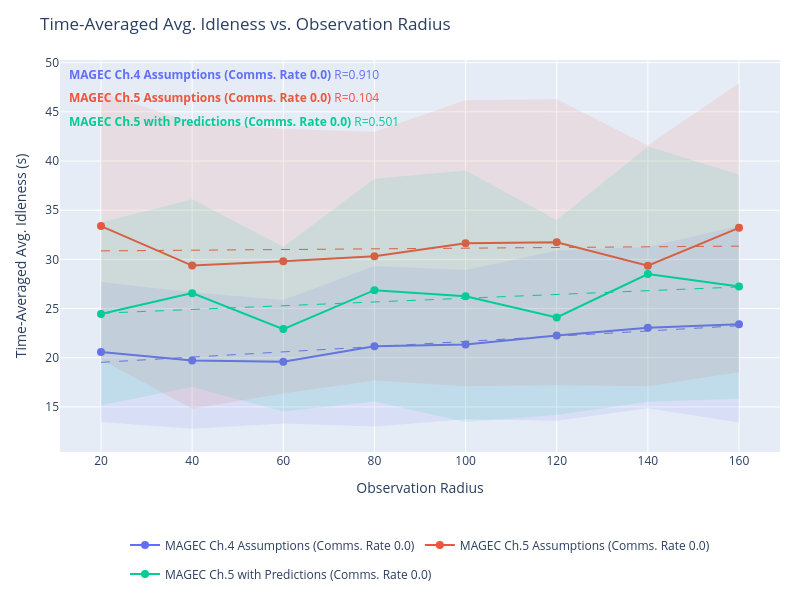
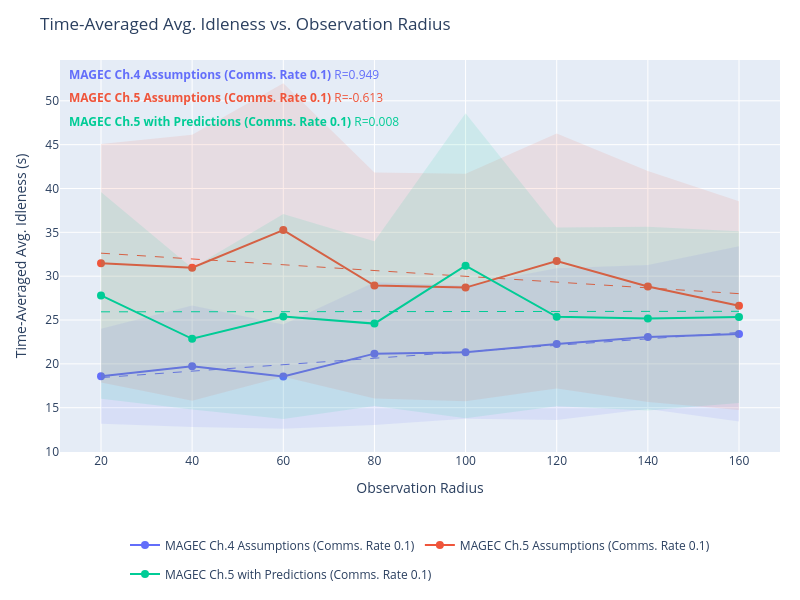
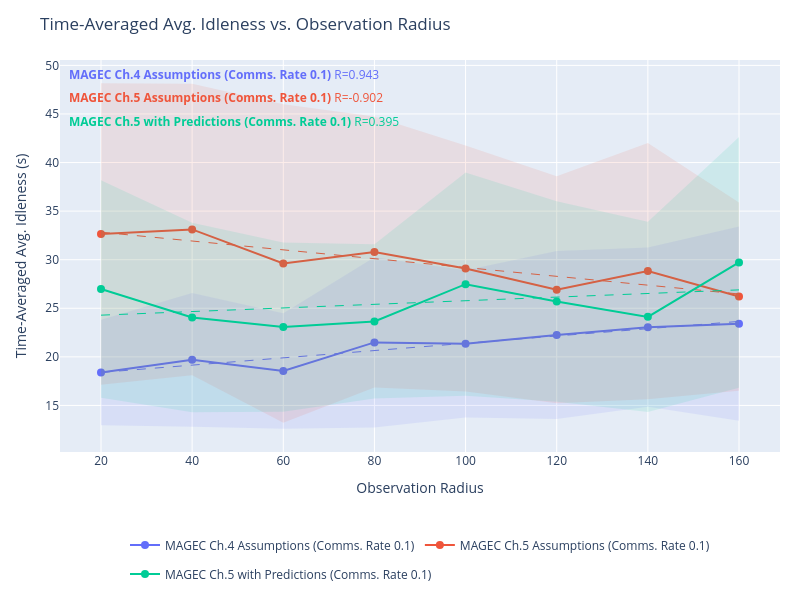
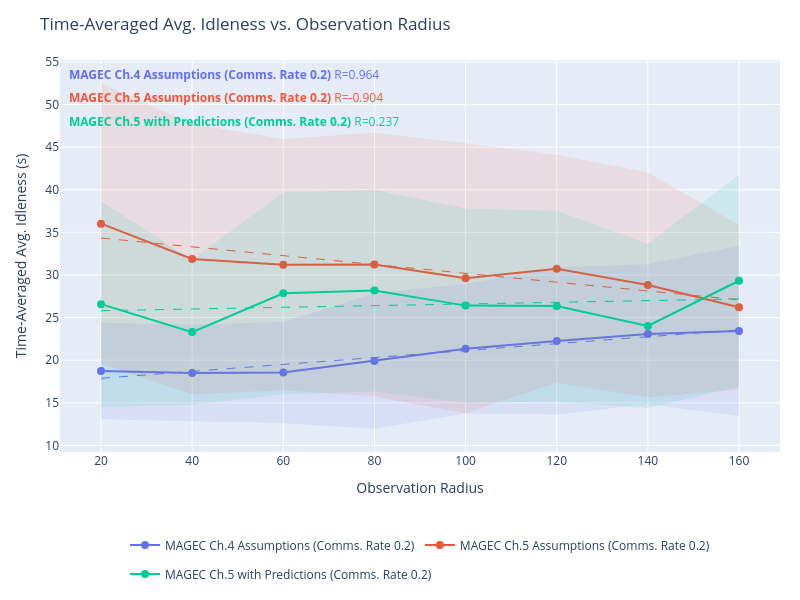

Source (notebook cell) for these figures, in order:
### Markdown cell above
## Idleness vs. Observation Radius

### Code cell
import plotly.graph_objects as go
import plotly.express as px
import numpy as np
from plots import *

# SERIES_TO_PLOT = {"Learned Comms. + Prediction + UQ", "MAGEC"}
SERIES_TO_PLOT = None # Plot all

series_colors = {s: c for s, c in zip(output, px.colors.qualitative.Plotly)}


def get_requests(data):
    """Total communication requests per episode (mean over episodes)."""
    r = np.array(data['communication']['requests_made'][...])
    return float(np.mean(r.reshape(r.shape[0], -1).sum(axis=1)))


def get_idleness_mean(data):
    """Time-averaged avg. idleness, mean over episodes."""
    return float(np.mean(data['avg_idleness']))


def get_idleness_std(data):
    """Time-averaged avg. idleness, std over episodes."""
    return float(np.std(data['avg_idleness']))

for comms_p in comms_probabilities:
    fig = go.Figure()
    r_annotations = []

    for series in output:
        if SERIES_TO_PLOT is not None and series not in SERIES_TO_PLOT:
            continue

        name = series.replace("Fixed Rate", f"Comms. Rate {comms_p:.1f}")

        color = series_colors.get(series, '#888888')
        all_exps = list(output[series].keys())

        # Swept experiments: encoded as obs_radius_X_comms_Y, filtered to this comms_p
        swept_exps = sorted(
            [e for e in all_exps if output[series][e].attrs.get("communication_probability", -1.0) == comms_p and "Fixed Rate" in series],
            key=lambda e: output[series][e].attrs.get("observation_radius", 0.0)
        )

        if swept_exps:
            xs = [output[series][e].attrs.get("observation_radius", 0.0) for e in swept_exps]
            ys = [get_idleness_mean(output[series][e]) for e in swept_exps]
            ys_std = [get_idleness_std(output[series][e]) for e in swept_exps]
            y_upper = [y + s for y, s in zip(ys, ys_std)]
            y_lower = [y - s for y, s in zip(ys, ys_std)]

            fig.add_trace(go.Scatter(
                x=xs,
                y=ys,
                mode='lines+markers',
                name=name,
                line=dict(color=color),
                marker=dict(color=color, size=8),
                legendgroup=series,
                hovertemplate=[
                    f"{series}<br>obs_radius={r:.1f}<br>idleness=%{{y:.4f}}<extra></extra>"
                    for r in xs
                ],
            ))
            # Std shaded band
            fig.add_trace(go.Scatter(
                x=xs + xs[::-1],
                y=y_upper + y_lower[::-1],
                fill='toself',
                fillcolor=color,
                line=dict(color='rgba(255,255,255,0)'),
                opacity=0.1,
                legendgroup=series,
                showlegend=False,
                hoverinfo='skip',
            ))

            # OLS trendline
            if len(xs) >= 2:
                x_trend, y_trend, r = fit_ols_trendline(xs, ys)
                fig.add_trace(go.Scatter(
                    x=x_trend,
                    y=y_trend,
                    mode='lines',
                    name=f"{name} (fit)",
                    line=dict(color=color, dash='dash', width=1),
                    legendgroup=series,
                    showlegend=False,
                    hoverinfo='skip',
                ))
                r_annotations.append(
                    dict(
                        text=f"<b>{name}</b> R={r:.3f}",
                        xref='paper', yref='paper',
                        x=0.01,
                        y=0.99 - len(r_annotations) * 0.06,
                        xanchor='left', yanchor='top',
                        showarrow=False,
                        font=dict(color=color, size=12),
                    )
                )

    fig.update_layout(
        title=f"Time-Averaged Avg. Idleness vs. Observation Radius",
        xaxis_title="Observation Radius",
        yaxis_title="Time-Averaged Avg. Idleness (s)",
        height=600,
        width=800,
        hovermode='closest',
        autosize=True,
        margin=dict(l=60, r=20, t=60, b=120),
        legend=dict(orientation='h', yanchor='top', y=-0.2, xanchor='center', x=0.5),
        annotations=r_annotations,
    )
    fig.show()

### Figure 1 — Plotly figure (JSON) as saved in the notebook; plotly's stock layout.template omitted (floating-point values rounded to 4 significant figures; data arrays with more than 128 entries replaced by an {"elided": "..."} marker saying what was removed)
{"data": [{"hovertemplate": ["MAGEC Ch.4 Assumptions (Fixed Rate)<br>obs_radius=20.0<br>idleness=%{y:.4f}<extra></extra>", "MAGEC Ch.4 Assumptions (Fixed Rate)<br>obs_radius=40.0<br>idleness=%{y:.4f}<extra></extra>", "MAGEC Ch.4 Assumptions (Fixed Rate)<br>obs_radius=60.0<br>idleness=%{y:.4f}<extra></extra>", "MAGEC Ch.4 Assumptions (Fixed Rate)<br>obs_radius=80.0<br>idleness=%{y:.4f}<extra></extra>", "MAGEC Ch.4 Assumptions (Fixed Rate)<br>obs_radius=100.0<br>idleness=%{y:.4f}<extra></extra>", "MAGEC Ch.4 Assumptions (Fixed Rate)<br>obs_radius=120.0<br>idleness=%{y:.4f}<extra></extra>", "MAGEC Ch.4 Assumptions (Fixed Rate)<br>obs_radius=140.0<br>idleness=%{y:.4f}<extra></extra>", "MAGEC Ch.4 Assumptions (Fixed Rate)<br>obs_radius=160.0<br>idleness=%{y:.4f}<extra></extra>"], "legendgroup": "MAGEC Ch.4 Assumptions (Fixed Rate)", "line": {"color": "#636EFA"}, "marker": {"color": "#636EFA", "size": 8}, "mode": "lines+markers", "name": "MAGEC Ch.4 Assumptions (Comms. Rate 0.0)", "type": "scatter", "x": [20, 40, 60, 80, 100, 120, 140, 160], "y": [20.59, 19.72, 19.6, 21.17, 21.34, 22.25, 23.06, 23.42]}, {"fill": "toself", "fillcolor": "#636EFA", "hoverinfo": "skip", "legendgroup": "MAGEC Ch.4 Assumptions (Fixed Rate)", "line": {"color": "rgba(255,255,255,0)"}, "opacity": 0.1, "showlegend": false, "type": "scatter", "x": [20, 40, 60, 80, 100, 120, 140, 160, 160, 140, 120, 100, 80, 60, 40, 20], "y": [27.7, 26.66, 25.88, 29.31, 28.93, 30.9, 31.27, 33.42, 13.41, 14.85, 13.61, 13.75, 13.02, 13.32, 12.79, 13.47]}, {"hoverinfo": "skip", "legendgroup": "MAGEC Ch.4 Assumptions (Fixed Rate)", "line": {"color": "#636EFA", "dash": "dash", "width": 1}, "mode": "lines", "name": "MAGEC Ch.4 Assumptions (Comms. Rate 0.0) (fit)", "showlegend": false, "type": "scatter", "x": {"elided": "200 float values"}, "y": {"elided": "200 float values"}}, {"hovertemplate": ["MAGEC Ch.5 Assumptions (Fixed Rate)<br>obs_radius=20.0<br>idleness=%{y:.4f}<extra></extra>", "MAGEC Ch.5 Assumptions (Fixed Rate)<br>obs_radius=40.0<br>idleness=%{y:.4f}<extra></extra>", "MAGEC Ch.5 Assumptions (Fixed Rate)<br>obs_radius=60.0<br>idleness=%{y:.4f}<extra></extra>", "MAGEC Ch.5 Assumptions (Fixed Rate)<br>obs_radius=80.0<br>idleness=%{y:.4f}<extra></extra>", "MAGEC Ch.5 Assumptions (Fixed Rate)<br>obs_radius=100.0<br>idleness=%{y:.4f}<extra></extra>", "MAGEC Ch.5 Assumptions (Fixed Rate)<br>obs_radius=120.0<br>idleness=%{y:.4f}<extra></extra>", "MAGEC Ch.5 Assumptions (Fixed Rate)<br>obs_radius=140.0<br>idleness=%{y:.4f}<extra></extra>", "MAGEC Ch.5 Assumptions (Fixed Rate)<br>obs_radius=160.0<br>idleness=%{y:.4f}<extra></extra>"], "legendgroup": "MAGEC Ch.5 Assumptions (Fixed Rate)", "line": {"color": "#EF553B"}, "marker": {"color": "#EF553B", "size": 8}, "mode": "lines+markers", "name": "MAGEC Ch.5 Assumptions (Comms. Rate 0.0)", "type": "scatter", "x": [20, 40, 60, 80, 100, 120, 140, 160], "y": [33.39, 29.37, 29.81, 30.33, 31.65, 31.74, 29.35, 33.21]}, {"fill": "toself", "fillcolor": "#EF553B", "hoverinfo": "skip", "legendgroup": "MAGEC Ch.5 Assumptions (Fixed Rate)", "line": {"color": "rgba(255,255,255,0)"}, "opacity": 0.1, "showlegend": false, "type": "scatter", "x": [20, 40, 60, 80, 100, 120, 140, 160, 160, 140, 120, 100, 80, 60, 40, 20], "y": [46.95, 43.92, 43.26, 42.97, 46.18, 46.28, 41.6, 47.9, 18.52, 17.11, 17.2, 17.11, 17.68, 16.36, 14.82, 19.82]}, {"hoverinfo": "skip", "legendgroup": "MAGEC Ch.5 Assumptions (Fixed Rate)", "line": {"color": "#EF553B", "dash": "dash", "width": 1}, "mode": "lines", "name": "MAGEC Ch.5 Assumptions (Comms. Rate 0.0) (fit)", "showlegend": false, "type": "scatter", "x": {"elided": "200 float values"}, "y": {"elided": "200 float values"}}, {"hovertemplate": ["MAGEC Ch.5 with Predictions (Fixed Rate)<br>obs_radius=20.0<br>idleness=%{y:.4f}<extra></extra>", "MAGEC Ch.5 with Predictions (Fixed Rate)<br>obs_radius=40.0<br>idleness=%{y:.4f}<extra></extra>", "MAGEC Ch.5 with Predictions (Fixed Rate)<br>obs_radius=60.0<br>idleness=%{y:.4f}<extra></extra>", "MAGEC Ch.5 with Predictions (Fixed Rate)<br>obs_radius=80.0<br>idleness=%{y:.4f}<extra></extra>", "MAGEC Ch.5 with Predictions (Fixed Rate)<br>obs_radius=100.0<br>idleness=%{y:.4f}<extra></extra>", "MAGEC Ch.5 with Predictions (Fixed Rate)<br>obs_radius=120.0<br>idleness=%{y:.4f}<extra></extra>", "MAGEC Ch.5 with Predictions (Fixed Rate)<br>obs_radius=140.0<br>idleness=%{y:.4f}<extra></extra>", "MAGEC Ch.5 with Predictions (Fixed Rate)<br>obs_radius=160.0<br>idleness=%{y:.4f}<extra></extra>"], "legendgroup": "MAGEC Ch.5 with Predictions (Fixed Rate)", "line": {"color": "#00CC96"}, "marker": {"color": "#00CC96", "size": 8}, "mode": "lines+markers", "name": "MAGEC Ch.5 with Predictions (Comms. Rate 0.0)", "type": "scatter", "x": [20, 40, 60, 80, 100, 120, 140, 160], "y": [24.46, 26.57, 22.91, 26.87, 26.25, 24.09, 28.51, 27.23]}, {"fill": "toself", "fillcolor": "#00CC96", "hoverinfo": "skip", "legendgroup": "MAGEC Ch.5 with Predictions (Fixed Rate)", "line": {"color": "rgba(255,255,255,0)"}, "opacity": 0.1, "showlegend": false, "type": "scatter", "x": [20, 40, 60, 80, 100, 120, 140, 160, 160, 140, 120, 100, 80, 60, 40, 20], "y": [33.74, 36.1, 31.27, 38.19, 39.03, 34.01, 41.48, 38.63, 15.83, 15.53, 14.18, 13.46, 15.56, 14.54, 17.03, 15.17]}, {"hoverinfo": "skip", "legendgroup": "MAGEC Ch.5 with Predictions (Fixed Rate)", "line": {"color": "#00CC96", "dash": "dash", "width": 1}, "mode": "lines", "name": "MAGEC Ch.5 with Predictions (Comms. Rate 0.0) (fit)", "showlegend": false, "type": "scatter", "x": {"elided": "200 float values"}, "y": {"elided": "200 float values"}}], "layout": {"annotations": [{"font": {"color": "#636EFA", "size": 12}, "showarrow": false, "text": "<b>MAGEC Ch.4 Assumptions (Comms. Rate 0.0)</b> R=0.910", "x": 0.01, "xanchor": "left", "xref": "paper", "y": 0.99, "yanchor": "top", "yref": "paper"}, {"font": {"color": "#EF553B", "size": 12}, "showarrow": false, "text": "<b>MAGEC Ch.5 Assumptions (Comms. Rate 0.0)</b> R=0.104", "x": 0.01, "xanchor": "left", "xref": "paper", "y": 0.93, "yanchor": "top", "yref": "paper"}, {"font": {"color": "#00CC96", "size": 12}, "showarrow": false, "text": "<b>MAGEC Ch.5 with Predictions (Comms. Rate 0.0)</b> R=0.501", "x": 0.01, "xanchor": "left", "xref": "paper", "y": 0.87, "yanchor": "top", "yref": "paper"}], "autosize": true, "height": 600, "hovermode": "closest", "legend": {"orientation": "h", "x": 0.5, "xanchor": "center", "y": -0.2, "yanchor": "top"}, "margin": {"b": 120, "l": 60, "r": 20, "t": 60}, "title": {"text": "Time-Averaged Avg. Idleness vs. Observation Radius"}, "width": 800, "xaxis": {"title": {"text": "Observation Radius"}}, "yaxis": {"title": {"text": "Time-Averaged Avg. Idleness (s)"}}}}

### Figure 2 — Plotly figure (JSON) as saved in the notebook; plotly's stock layout.template omitted (floating-point values rounded to 4 significant figures; data arrays with more than 128 entries replaced by an {"elided": "..."} marker saying what was removed)
{"data": [{"hovertemplate": ["MAGEC Ch.4 Assumptions (Fixed Rate)<br>obs_radius=20.0<br>idleness=%{y:.4f}<extra></extra>", "MAGEC Ch.4 Assumptions (Fixed Rate)<br>obs_radius=40.0<br>idleness=%{y:.4f}<extra></extra>", "MAGEC Ch.4 Assumptions (Fixed Rate)<br>obs_radius=60.0<br>idleness=%{y:.4f}<extra></extra>", "MAGEC Ch.4 Assumptions (Fixed Rate)<br>obs_radius=80.0<br>idleness=%{y:.4f}<extra></extra>", "MAGEC Ch.4 Assumptions (Fixed Rate)<br>obs_radius=100.0<br>idleness=%{y:.4f}<extra></extra>", "MAGEC Ch.4 Assumptions (Fixed Rate)<br>obs_radius=120.0<br>idleness=%{y:.4f}<extra></extra>", "MAGEC Ch.4 Assumptions (Fixed Rate)<br>obs_radius=140.0<br>idleness=%{y:.4f}<extra></extra>", "MAGEC Ch.4 Assumptions (Fixed Rate)<br>obs_radius=160.0<br>idleness=%{y:.4f}<extra></extra>"], "legendgroup": "MAGEC Ch.4 Assumptions (Fixed Rate)", "line": {"color": "#636EFA"}, "marker": {"color": "#636EFA", "size": 8}, "mode": "lines+markers", "name": "MAGEC Ch.4 Assumptions (Comms. Rate 0.1)", "type": "scatter", "x": [20, 40, 60, 80, 100, 120, 140, 160], "y": [18.57, 19.72, 18.55, 21.17, 21.34, 22.25, 23.06, 23.42]}, {"fill": "toself", "fillcolor": "#636EFA", "hoverinfo": "skip", "legendgroup": "MAGEC Ch.4 Assumptions (Fixed Rate)", "line": {"color": "rgba(255,255,255,0)"}, "opacity": 0.1, "showlegend": false, "type": "scatter", "x": [20, 40, 60, 80, 100, 120, 140, 160, 160, 140, 120, 100, 80, 60, 40, 20], "y": [23.99, 26.66, 24.49, 29.31, 28.93, 30.9, 31.27, 33.42, 13.41, 14.85, 13.61, 13.75, 13.02, 12.61, 12.79, 13.16]}, {"hoverinfo": "skip", "legendgroup": "MAGEC Ch.4 Assumptions (Fixed Rate)", "line": {"color": "#636EFA", "dash": "dash", "width": 1}, "mode": "lines", "name": "MAGEC Ch.4 Assumptions (Comms. Rate 0.1) (fit)", "showlegend": false, "type": "scatter", "x": {"elided": "200 float values"}, "y": {"elided": "200 float values"}}, {"hovertemplate": ["MAGEC Ch.5 Assumptions (Fixed Rate)<br>obs_radius=20.0<br>idleness=%{y:.4f}<extra></extra>", "MAGEC Ch.5 Assumptions (Fixed Rate)<br>obs_radius=40.0<br>idleness=%{y:.4f}<extra></extra>", "MAGEC Ch.5 Assumptions (Fixed Rate)<br>obs_radius=60.0<br>idleness=%{y:.4f}<extra></extra>", "MAGEC Ch.5 Assumptions (Fixed Rate)<br>obs_radius=80.0<br>idleness=%{y:.4f}<extra></extra>", "MAGEC Ch.5 Assumptions (Fixed Rate)<br>obs_radius=100.0<br>idleness=%{y:.4f}<extra></extra>", "MAGEC Ch.5 Assumptions (Fixed Rate)<br>obs_radius=120.0<br>idleness=%{y:.4f}<extra></extra>", "MAGEC Ch.5 Assumptions (Fixed Rate)<br>obs_radius=140.0<br>idleness=%{y:.4f}<extra></extra>", "MAGEC Ch.5 Assumptions (Fixed Rate)<br>obs_radius=160.0<br>idleness=%{y:.4f}<extra></extra>"], "legendgroup": "MAGEC Ch.5 Assumptions (Fixed Rate)", "line": {"color": "#EF553B"}, "marker": {"color": "#EF553B", "size": 8}, "mode": "lines+markers", "name": "MAGEC Ch.5 Assumptions (Comms. Rate 0.1)", "type": "scatter", "x": [20, 40, 60, 80, 100, 120, 140, 160], "y": [31.48, 30.96, 35.26, 28.93, 28.7, 31.74, 28.82, 26.63]}, {"fill": "toself", "fillcolor": "#EF553B", "hoverinfo": "skip", "legendgroup": "MAGEC Ch.5 Assumptions (Fixed Rate)", "line": {"color": "rgba(255,255,255,0)"}, "opacity": 0.1, "showlegend": false, "type": "scatter", "x": [20, 40, 60, 80, 100, 120, 140, 160, 160, 140, 120, 100, 80, 60, 40, 20], "y": [45.08, 46.12, 51.99, 41.81, 41.67, 46.28, 41.98, 38.54, 14.72, 15.66, 17.2, 15.73, 16.05, 18.52, 15.79, 17.88]}, {"hoverinfo": "skip", "legendgroup": "MAGEC Ch.5 Assumptions (Fixed Rate)", "line": {"color": "#EF553B", "dash": "dash", "width": 1}, "mode": "lines", "name": "MAGEC Ch.5 Assumptions (Comms. Rate 0.1) (fit)", "showlegend": false, "type": "scatter", "x": {"elided": "200 float values"}, "y": {"elided": "200 float values"}}, {"hovertemplate": ["MAGEC Ch.5 with Predictions (Fixed Rate)<br>obs_radius=20.0<br>idleness=%{y:.4f}<extra></extra>", "MAGEC Ch.5 with Predictions (Fixed Rate)<br>obs_radius=40.0<br>idleness=%{y:.4f}<extra></extra>", "MAGEC Ch.5 with Predictions (Fixed Rate)<br>obs_radius=60.0<br>idleness=%{y:.4f}<extra></extra>", "MAGEC Ch.5 with Predictions (Fixed Rate)<br>obs_radius=80.0<br>idleness=%{y:.4f}<extra></extra>", "MAGEC Ch.5 with Predictions (Fixed Rate)<br>obs_radius=100.0<br>idleness=%{y:.4f}<extra></extra>", "MAGEC Ch.5 with Predictions (Fixed Rate)<br>obs_radius=120.0<br>idleness=%{y:.4f}<extra></extra>", "MAGEC Ch.5 with Predictions (Fixed Rate)<br>obs_radius=140.0<br>idleness=%{y:.4f}<extra></extra>", "MAGEC Ch.5 with Predictions (Fixed Rate)<br>obs_radius=160.0<br>idleness=%{y:.4f}<extra></extra>"], "legendgroup": "MAGEC Ch.5 with Predictions (Fixed Rate)", "line": {"color": "#00CC96"}, "marker": {"color": "#00CC96", "size": 8}, "mode": "lines+markers", "name": "MAGEC Ch.5 with Predictions (Comms. Rate 0.1)", "type": "scatter", "x": [20, 40, 60, 80, 100, 120, 140, 160], "y": [27.81, 22.86, 25.4, 24.59, 31.19, 25.37, 25.16, 25.33]}, {"fill": "toself", "fillcolor": "#00CC96", "hoverinfo": "skip", "legendgroup": "MAGEC Ch.5 with Predictions (Fixed Rate)", "line": {"color": "rgba(255,255,255,0)"}, "opacity": 0.1, "showlegend": false, "type": "scatter", "x": [20, 40, 60, 80, 100, 120, 140, 160, 160, 140, 120, 100, 80, 60, 40, 20], "y": [39.6, 30.92, 37.09, 33.99, 48.58, 35.56, 35.64, 35.12, 15.55, 14.68, 15.18, 13.8, 15.19, 13.71, 14.8, 16.01]}, {"hoverinfo": "skip", "legendgroup": "MAGEC Ch.5 with Predictions (Fixed Rate)", "line": {"color": "#00CC96", "dash": "dash", "width": 1}, "mode": "lines", "name": "MAGEC Ch.5 with Predictions (Comms. Rate 0.1) (fit)", "showlegend": false, "type": "scatter", "x": {"elided": "200 float values"}, "y": {"elided": "200 float values"}}], "layout": {"annotations": [{"font": {"color": "#636EFA", "size": 12}, "showarrow": false, "text": "<b>MAGEC Ch.4 Assumptions (Comms. Rate 0.1)</b> R=0.949", "x": 0.01, "xanchor": "left", "xref": "paper", "y": 0.99, "yanchor": "top", "yref": "paper"}, {"font": {"color": "#EF553B", "size": 12}, "showarrow": false, "text": "<b>MAGEC Ch.5 Assumptions (Comms. Rate 0.1)</b> R=-0.613", "x": 0.01, "xanchor": "left", "xref": "paper", "y": 0.93, "yanchor": "top", "yref": "paper"}, {"font": {"color": "#00CC96", "size": 12}, "showarrow": false, "text": "<b>MAGEC Ch.5 with Predictions (Comms. Rate 0.1)</b> R=0.008", "x": 0.01, "xanchor": "left", "xref": "paper", "y": 0.87, "yanchor": "top", "yref": "paper"}], "autosize": true, "height": 600, "hovermode": "closest", "legend": {"orientation": "h", "x": 0.5, "xanchor": "center", "y": -0.2, "yanchor": "top"}, "margin": {"b": 120, "l": 60, "r": 20, "t": 60}, "title": {"text": "Time-Averaged Avg. Idleness vs. Observation Radius"}, "width": 800, "xaxis": {"title": {"text": "Observation Radius"}}, "yaxis": {"title": {"text": "Time-Averaged Avg. Idleness (s)"}}}}

### Figure 3 — Plotly figure (JSON) as saved in the notebook; plotly's stock layout.template omitted (floating-point values rounded to 4 significant figures; data arrays with more than 128 entries replaced by an {"elided": "..."} marker saying what was removed)
{"data": [{"hovertemplate": ["MAGEC Ch.4 Assumptions (Fixed Rate)<br>obs_radius=20.0<br>idleness=%{y:.4f}<extra></extra>", "MAGEC Ch.4 Assumptions (Fixed Rate)<br>obs_radius=40.0<br>idleness=%{y:.4f}<extra></extra>", "MAGEC Ch.4 Assumptions (Fixed Rate)<br>obs_radius=60.0<br>idleness=%{y:.4f}<extra></extra>", "MAGEC Ch.4 Assumptions (Fixed Rate)<br>obs_radius=80.0<br>idleness=%{y:.4f}<extra></extra>", "MAGEC Ch.4 Assumptions (Fixed Rate)<br>obs_radius=100.0<br>idleness=%{y:.4f}<extra></extra>", "MAGEC Ch.4 Assumptions (Fixed Rate)<br>obs_radius=120.0<br>idleness=%{y:.4f}<extra></extra>", "MAGEC Ch.4 Assumptions (Fixed Rate)<br>obs_radius=140.0<br>idleness=%{y:.4f}<extra></extra>", "MAGEC Ch.4 Assumptions (Fixed Rate)<br>obs_radius=160.0<br>idleness=%{y:.4f}<extra></extra>"], "legendgroup": "MAGEC Ch.4 Assumptions (Fixed Rate)", "line": {"color": "#636EFA"}, "marker": {"color": "#636EFA", "size": 8}, "mode": "lines+markers", "name": "MAGEC Ch.4 Assumptions (Comms. Rate 0.1)", "type": "scatter", "x": [20, 40, 60, 80, 100, 120, 140, 160], "y": [18.39, 19.69, 18.55, 21.49, 21.34, 22.25, 23.06, 23.42]}, {"fill": "toself", "fillcolor": "#636EFA", "hoverinfo": "skip", "legendgroup": "MAGEC Ch.4 Assumptions (Fixed Rate)", "line": {"color": "rgba(255,255,255,0)"}, "opacity": 0.1, "showlegend": false, "type": "scatter", "x": [20, 40, 60, 80, 100, 120, 140, 160, 160, 140, 120, 100, 80, 60, 40, 20], "y": [23.82, 26.58, 24.49, 30.25, 28.93, 30.9, 31.27, 33.42, 13.41, 14.85, 13.61, 13.75, 12.73, 12.61, 12.81, 12.96]}, {"hoverinfo": "skip", "legendgroup": "MAGEC Ch.4 Assumptions (Fixed Rate)", "line": {"color": "#636EFA", "dash": "dash", "width": 1}, "mode": "lines", "name": "MAGEC Ch.4 Assumptions (Comms. Rate 0.1) (fit)", "showlegend": false, "type": "scatter", "x": {"elided": "200 float values"}, "y": {"elided": "200 float values"}}, {"hovertemplate": ["MAGEC Ch.5 Assumptions (Fixed Rate)<br>obs_radius=20.0<br>idleness=%{y:.4f}<extra></extra>", "MAGEC Ch.5 Assumptions (Fixed Rate)<br>obs_radius=40.0<br>idleness=%{y:.4f}<extra></extra>", "MAGEC Ch.5 Assumptions (Fixed Rate)<br>obs_radius=60.0<br>idleness=%{y:.4f}<extra></extra>", "MAGEC Ch.5 Assumptions (Fixed Rate)<br>obs_radius=80.0<br>idleness=%{y:.4f}<extra></extra>", "MAGEC Ch.5 Assumptions (Fixed Rate)<br>obs_radius=100.0<br>idleness=%{y:.4f}<extra></extra>", "MAGEC Ch.5 Assumptions (Fixed Rate)<br>obs_radius=120.0<br>idleness=%{y:.4f}<extra></extra>", "MAGEC Ch.5 Assumptions (Fixed Rate)<br>obs_radius=140.0<br>idleness=%{y:.4f}<extra></extra>", "MAGEC Ch.5 Assumptions (Fixed Rate)<br>obs_radius=160.0<br>idleness=%{y:.4f}<extra></extra>"], "legendgroup": "MAGEC Ch.5 Assumptions (Fixed Rate)", "line": {"color": "#EF553B"}, "marker": {"color": "#EF553B", "size": 8}, "mode": "lines+markers", "name": "MAGEC Ch.5 Assumptions (Comms. Rate 0.1)", "type": "scatter", "x": [20, 40, 60, 80, 100, 120, 140, 160], "y": [32.64, 33.12, 29.61, 30.79, 29.1, 26.91, 28.83, 26.21]}, {"fill": "toself", "fillcolor": "#EF553B", "hoverinfo": "skip", "legendgroup": "MAGEC Ch.5 Assumptions (Fixed Rate)", "line": {"color": "rgba(255,255,255,0)"}, "opacity": 0.1, "showlegend": false, "type": "scatter", "x": [20, 40, 60, 80, 100, 120, 140, 160, 160, 140, 120, 100, 80, 60, 40, 20], "y": [48.15, 48.12, 46.01, 44.75, 41.75, 38.58, 42.01, 35.89, 16.52, 15.64, 15.23, 16.44, 16.83, 13.22, 18.12, 17.14]}, {"hoverinfo": "skip", "legendgroup": "MAGEC Ch.5 Assumptions (Fixed Rate)", "line": {"color": "#EF553B", "dash": "dash", "width": 1}, "mode": "lines", "name": "MAGEC Ch.5 Assumptions (Comms. Rate 0.1) (fit)", "showlegend": false, "type": "scatter", "x": {"elided": "200 float values"}, "y": {"elided": "200 float values"}}, {"hovertemplate": ["MAGEC Ch.5 with Predictions (Fixed Rate)<br>obs_radius=20.0<br>idleness=%{y:.4f}<extra></extra>", "MAGEC Ch.5 with Predictions (Fixed Rate)<br>obs_radius=40.0<br>idleness=%{y:.4f}<extra></extra>", "MAGEC Ch.5 with Predictions (Fixed Rate)<br>obs_radius=60.0<br>idleness=%{y:.4f}<extra></extra>", "MAGEC Ch.5 with Predictions (Fixed Rate)<br>obs_radius=80.0<br>idleness=%{y:.4f}<extra></extra>", "MAGEC Ch.5 with Predictions (Fixed Rate)<br>obs_radius=100.0<br>idleness=%{y:.4f}<extra></extra>", "MAGEC Ch.5 with Predictions (Fixed Rate)<br>obs_radius=120.0<br>idleness=%{y:.4f}<extra></extra>", "MAGEC Ch.5 with Predictions (Fixed Rate)<br>obs_radius=140.0<br>idleness=%{y:.4f}<extra></extra>", "MAGEC Ch.5 with Predictions (Fixed Rate)<br>obs_radius=160.0<br>idleness=%{y:.4f}<extra></extra>"], "legendgroup": "MAGEC Ch.5 with Predictions (Fixed Rate)", "line": {"color": "#00CC96"}, "marker": {"color": "#00CC96", "size": 8}, "mode": "lines+markers", "name": "MAGEC Ch.5 with Predictions (Comms. Rate 0.1)", "type": "scatter", "x": [20, 40, 60, 80, 100, 120, 140, 160], "y": [26.98, 24.05, 23.06, 23.65, 27.48, 25.69, 24.12, 29.72]}, {"fill": "toself", "fillcolor": "#00CC96", "hoverinfo": "skip", "legendgroup": "MAGEC Ch.5 with Predictions (Fixed Rate)", "line": {"color": "rgba(255,255,255,0)"}, "opacity": 0.1, "showlegend": false, "type": "scatter", "x": [20, 40, 60, 80, 100, 120, 140, 160, 160, 140, 120, 100, 80, 60, 40, 20], "y": [38.17, 33.81, 31.77, 31.58, 38.96, 36.0, 33.91, 42.62, 16.82, 14.32, 15.37, 16.0, 15.71, 14.36, 14.29, 15.79]}, {"hoverinfo": "skip", "legendgroup": "MAGEC Ch.5 with Predictions (Fixed Rate)", "line": {"color": "#00CC96", "dash": "dash", "width": 1}, "mode": "lines", "name": "MAGEC Ch.5 with Predictions (Comms. Rate 0.1) (fit)", "showlegend": false, "type": "scatter", "x": {"elided": "200 float values"}, "y": {"elided": "200 float values"}}], "layout": {"annotations": [{"font": {"color": "#636EFA", "size": 12}, "showarrow": false, "text": "<b>MAGEC Ch.4 Assumptions (Comms. Rate 0.1)</b> R=0.943", "x": 0.01, "xanchor": "left", "xref": "paper", "y": 0.99, "yanchor": "top", "yref": "paper"}, {"font": {"color": "#EF553B", "size": 12}, "showarrow": false, "text": "<b>MAGEC Ch.5 Assumptions (Comms. Rate 0.1)</b> R=-0.902", "x": 0.01, "xanchor": "left", "xref": "paper", "y": 0.93, "yanchor": "top", "yref": "paper"}, {"font": {"color": "#00CC96", "size": 12}, "showarrow": false, "text": "<b>MAGEC Ch.5 with Predictions (Comms. Rate 0.1)</b> R=0.395", "x": 0.01, "xanchor": "left", "xref": "paper", "y": 0.87, "yanchor": "top", "yref": "paper"}], "autosize": true, "height": 600, "hovermode": "closest", "legend": {"orientation": "h", "x": 0.5, "xanchor": "center", "y": -0.2, "yanchor": "top"}, "margin": {"b": 120, "l": 60, "r": 20, "t": 60}, "title": {"text": "Time-Averaged Avg. Idleness vs. Observation Radius"}, "width": 800, "xaxis": {"title": {"text": "Observation Radius"}}, "yaxis": {"title": {"text": "Time-Averaged Avg. Idleness (s)"}}}}

### Figure 4 — Plotly figure (JSON) as saved in the notebook; plotly's stock layout.template omitted (floating-point values rounded to 4 significant figures; data arrays with more than 128 entries replaced by an {"elided": "..."} marker saying what was removed)
{"data": [{"hovertemplate": ["MAGEC Ch.4 Assumptions (Fixed Rate)<br>obs_radius=20.0<br>idleness=%{y:.4f}<extra></extra>", "MAGEC Ch.4 Assumptions (Fixed Rate)<br>obs_radius=40.0<br>idleness=%{y:.4f}<extra></extra>", "MAGEC Ch.4 Assumptions (Fixed Rate)<br>obs_radius=60.0<br>idleness=%{y:.4f}<extra></extra>", "MAGEC Ch.4 Assumptions (Fixed Rate)<br>obs_radius=80.0<br>idleness=%{y:.4f}<extra></extra>", "MAGEC Ch.4 Assumptions (Fixed Rate)<br>obs_radius=100.0<br>idleness=%{y:.4f}<extra></extra>", "MAGEC Ch.4 Assumptions (Fixed Rate)<br>obs_radius=120.0<br>idleness=%{y:.4f}<extra></extra>", "MAGEC Ch.4 Assumptions (Fixed Rate)<br>obs_radius=140.0<br>idleness=%{y:.4f}<extra></extra>", "MAGEC Ch.4 Assumptions (Fixed Rate)<br>obs_radius=160.0<br>idleness=%{y:.4f}<extra></extra>"], "legendgroup": "MAGEC Ch.4 Assumptions (Fixed Rate)", "line": {"color": "#636EFA"}, "marker": {"color": "#636EFA", "size": 8}, "mode": "lines+markers", "name": "MAGEC Ch.4 Assumptions (Comms. Rate 0.2)", "type": "scatter", "x": [20, 40, 60, 80, 100, 120, 140, 160], "y": [18.73, 18.49, 18.55, 19.91, 21.34, 22.25, 23.06, 23.42]}, {"fill": "toself", "fillcolor": "#636EFA", "hoverinfo": "skip", "legendgroup": "MAGEC Ch.4 Assumptions (Fixed Rate)", "line": {"color": "rgba(255,255,255,0)"}, "opacity": 0.1, "showlegend": false, "type": "scatter", "x": [20, 40, 60, 80, 100, 120, 140, 160, 160, 140, 120, 100, 80, 60, 40, 20], "y": [24.38, 24.15, 24.49, 27.85, 28.93, 30.9, 31.27, 33.42, 13.41, 14.85, 13.61, 13.75, 11.97, 12.61, 12.82, 13.07]}, {"hoverinfo": "skip", "legendgroup": "MAGEC Ch.4 Assumptions (Fixed Rate)", "line": {"color": "#636EFA", "dash": "dash", "width": 1}, "mode": "lines", "name": "MAGEC Ch.4 Assumptions (Comms. Rate 0.2) (fit)", "showlegend": false, "type": "scatter", "x": {"elided": "200 float values"}, "y": {"elided": "200 float values"}}, {"hovertemplate": ["MAGEC Ch.5 Assumptions (Fixed Rate)<br>obs_radius=20.0<br>idleness=%{y:.4f}<extra></extra>", "MAGEC Ch.5 Assumptions (Fixed Rate)<br>obs_radius=40.0<br>idleness=%{y:.4f}<extra></extra>", "MAGEC Ch.5 Assumptions (Fixed Rate)<br>obs_radius=60.0<br>idleness=%{y:.4f}<extra></extra>", "MAGEC Ch.5 Assumptions (Fixed Rate)<br>obs_radius=80.0<br>idleness=%{y:.4f}<extra></extra>", "MAGEC Ch.5 Assumptions (Fixed Rate)<br>obs_radius=100.0<br>idleness=%{y:.4f}<extra></extra>", "MAGEC Ch.5 Assumptions (Fixed Rate)<br>obs_radius=120.0<br>idleness=%{y:.4f}<extra></extra>", "MAGEC Ch.5 Assumptions (Fixed Rate)<br>obs_radius=140.0<br>idleness=%{y:.4f}<extra></extra>", "MAGEC Ch.5 Assumptions (Fixed Rate)<br>obs_radius=160.0<br>idleness=%{y:.4f}<extra></extra>"], "legendgroup": "MAGEC Ch.5 Assumptions (Fixed Rate)", "line": {"color": "#EF553B"}, "marker": {"color": "#EF553B", "size": 8}, "mode": "lines+markers", "name": "MAGEC Ch.5 Assumptions (Comms. Rate 0.2)", "type": "scatter", "x": [20, 40, 60, 80, 100, 120, 140, 160], "y": [36.02, 31.87, 31.21, 31.21, 29.62, 30.72, 28.83, 26.21]}, {"fill": "toself", "fillcolor": "#EF553B", "hoverinfo": "skip", "legendgroup": "MAGEC Ch.5 Assumptions (Fixed Rate)", "line": {"color": "rgba(255,255,255,0)"}, "opacity": 0.1, "showlegend": false, "type": "scatter", "x": [20, 40, 60, 80, 100, 120, 140, 160, 160, 140, 120, 100, 80, 60, 40, 20], "y": [52.48, 47.73, 45.95, 46.68, 45.45, 44.09, 42.01, 35.89, 16.52, 15.64, 17.34, 13.78, 15.75, 16.47, 16.02, 19.55]}, {"hoverinfo": "skip", "legendgroup": "MAGEC Ch.5 Assumptions (Fixed Rate)", "line": {"color": "#EF553B", "dash": "dash", "width": 1}, "mode": "lines", "name": "MAGEC Ch.5 Assumptions (Comms. Rate 0.2) (fit)", "showlegend": false, "type": "scatter", "x": {"elided": "200 float values"}, "y": {"elided": "200 float values"}}, {"hovertemplate": ["MAGEC Ch.5 with Predictions (Fixed Rate)<br>obs_radius=20.0<br>idleness=%{y:.4f}<extra></extra>", "MAGEC Ch.5 with Predictions (Fixed Rate)<br>obs_radius=40.0<br>idleness=%{y:.4f}<extra></extra>", "MAGEC Ch.5 with Predictions (Fixed Rate)<br>obs_radius=60.0<br>idleness=%{y:.4f}<extra></extra>", "MAGEC Ch.5 with Predictions (Fixed Rate)<br>obs_radius=80.0<br>idleness=%{y:.4f}<extra></extra>", "MAGEC Ch.5 with Predictions (Fixed Rate)<br>obs_radius=100.0<br>idleness=%{y:.4f}<extra></extra>", "MAGEC Ch.5 with Predictions (Fixed Rate)<br>obs_radius=120.0<br>idleness=%{y:.4f}<extra></extra>", "MAGEC Ch.5 with Predictions (Fixed Rate)<br>obs_radius=140.0<br>idleness=%{y:.4f}<extra></extra>", "MAGEC Ch.5 with Predictions (Fixed Rate)<br>obs_radius=160.0<br>idleness=%{y:.4f}<extra></extra>"], "legendgroup": "MAGEC Ch.5 with Predictions (Fixed Rate)", "line": {"color": "#00CC96"}, "marker": {"color": "#00CC96", "size": 8}, "mode": "lines+markers", "name": "MAGEC Ch.5 with Predictions (Comms. Rate 0.2)", "type": "scatter", "x": [20, 40, 60, 80, 100, 120, 140, 160], "y": [26.57, 23.29, 27.85, 28.17, 26.4, 26.34, 24.02, 29.32]}, {"fill": "toself", "fillcolor": "#00CC96", "hoverinfo": "skip", "legendgroup": "MAGEC Ch.5 with Predictions (Fixed Rate)", "line": {"color": "rgba(255,255,255,0)"}, "opacity": 0.1, "showlegend": false, "type": "scatter", "x": [20, 40, 60, 80, 100, 120, 140, 160, 160, 140, 120, 100, 80, 60, 40, 20], "y": [38.63, 31.83, 39.71, 40.0, 37.81, 37.53, 33.66, 41.76, 16.88, 14.38, 15.16, 15.0, 16.33, 15.99, 14.76, 14.51]}, {"hoverinfo": "skip", "legendgroup": "MAGEC Ch.5 with Predictions (Fixed Rate)", "line": {"color": "#00CC96", "dash": "dash", "width": 1}, "mode": "lines", "name": "MAGEC Ch.5 with Predictions (Comms. Rate 0.2) (fit)", "showlegend": false, "type": "scatter", "x": {"elided": "200 float values"}, "y": {"elided": "200 float values"}}], "layout": {"annotations": [{"font": {"color": "#636EFA", "size": 12}, "showarrow": false, "text": "<b>MAGEC Ch.4 Assumptions (Comms. Rate 0.2)</b> R=0.964", "x": 0.01, "xanchor": "left", "xref": "paper", "y": 0.99, "yanchor": "top", "yref": "paper"}, {"font": {"color": "#EF553B", "size": 12}, "showarrow": false, "text": "<b>MAGEC Ch.5 Assumptions (Comms. Rate 0.2)</b> R=-0.904", "x": 0.01, "xanchor": "left", "xref": "paper", "y": 0.93, "yanchor": "top", "yref": "paper"}, {"font": {"color": "#00CC96", "size": 12}, "showarrow": false, "text": "<b>MAGEC Ch.5 with Predictions (Comms. Rate 0.2)</b> R=0.237", "x": 0.01, "xanchor": "left", "xref": "paper", "y": 0.87, "yanchor": "top", "yref": "paper"}], "autosize": true, "height": 600, "hovermode": "closest", "legend": {"orientation": "h", "x": 0.5, "xanchor": "center", "y": -0.2, "yanchor": "top"}, "margin": {"b": 120, "l": 60, "r": 20, "t": 60}, "title": {"text": "Time-Averaged Avg. Idleness vs. Observation Radius"}, "width": 800, "xaxis": {"title": {"text": "Observation Radius"}}, "yaxis": {"title": {"text": "Time-Averaged Avg. Idleness (s)"}}}}
